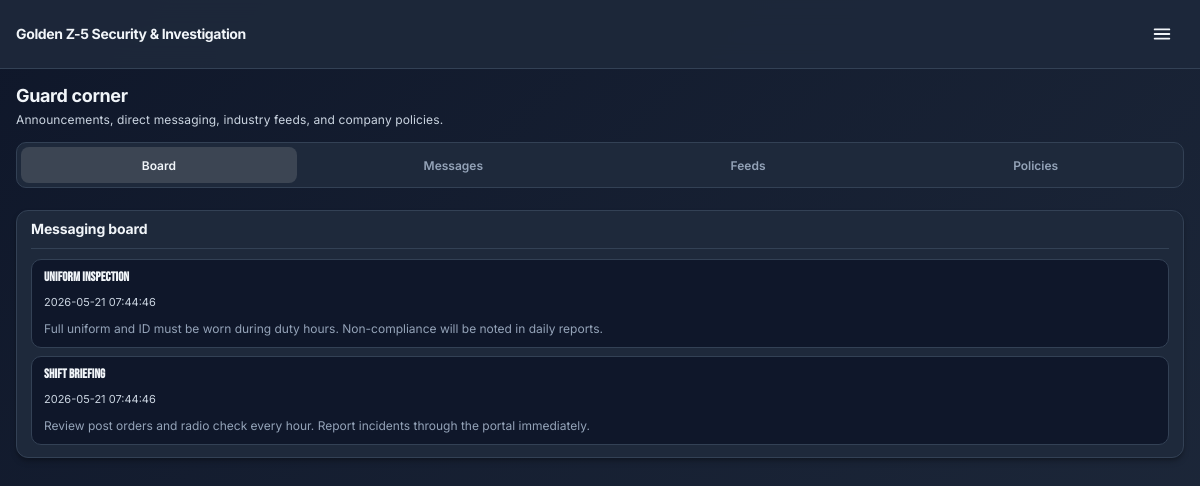
The page /guard/corner.php (signed in) on the database its author committed.
### tables this page shows
CREATE TABLE IF NOT EXISTS guard_announcements (
    id INT UNSIGNED NOT NULL AUTO_INCREMENT,
    title VARCHAR(255) NOT NULL,
    body TEXT NOT NULL,
    is_active TINYINT(1) NOT NULL DEFAULT 1,
    created_at TIMESTAMP NOT NULL DEFAULT CURRENT_TIMESTAMP,
    PRIMARY KEY (id),
    KEY idx_guard_announcements_active (is_active, created_at)
);

### includes/db.php (called while the page is built, shortened)
<?php
function db_bind(PDOStatement $stmt, string $types, array $params): void
{
    if ($types === '' || $params === []) {
        return;
    }
    foreach ($params as $index => $value) {
        $type = $types[$index] ?? 's';
        $paramType = match ($type) {
            'i' => PDO::PARAM_INT,
            'b' => PDO::PARAM_LOB,
            default => PDO::PARAM_STR,
        };
        $stmt->bindValue($index + 1, $value, $paramType);
    }
}
function db_query(PDO $conn, string $sql, string $types = '', array $params = []): PDOStatement|false
{
    try {
        $stmt = $conn->prepare($sql);
        db_bind($stmt, $types, $params);
        $stmt->execute();
        return $stmt;
    } catch (PDOException $e) {
        error_log('db_query failed: ' . $e->getMessage());
        return false;
    }
}
function db_fetch_one(PDO $conn, string $sql, string $types = '', array $params = []): ?array
{
    $stmt = db_query($conn, $sql, $types, $params);
    $row = $stmt->fetch(PDO::FETCH_ASSOC);
    return $row === false ? null : $row;
}
function db_fetch_all(PDO $conn, string $sql, string $types = '', array $params = []): array
{
    $stmt = db_query($conn, $sql, $types, $params);
    return $stmt->fetchAll(PDO::FETCH_ASSOC);
}
function db_table_exists(PDO $conn, string $table): bool
{
    return db_fetch_one(
        $conn,
        'SELECT 1 FROM information_schema.TABLES
         WHERE TABLE_SCHEMA = DATABASE() AND TABLE_NAME = ?
         LIMIT 1',
        's',
        [$table]
    ) !== null;
}

### includes/guard_portal.php (called while the page is built, shortened)
<?php
function guard_portal_announcements(PDO $conn, int $limit = 20): array
{
    if (!db_table_exists($conn, 'guard_announcements')) {
        return [];
    }
    $limit = max(1, min($limit, 50));
    return db_fetch_all(
        $conn,
        'SELECT id, title, body, created_at FROM guard_announcements
         WHERE is_active = 1 ORDER BY created_at DESC LIMIT ' . $limit
    );
}

### includes/security.php (called while the page is built, shortened)
<?php
function e(?string $value): string
{
    return htmlspecialchars($value ?? '', ENT_QUOTES | ENT_SUBSTITUTE, 'UTF-8');
}

### guard/corner.php (the view, shortened to what this page needs)
<?php
require_once __DIR__ . '/../config/app.php';
require_once __DIR__ . '/../includes/guard_layout.php';
require_once __DIR__ . '/../includes/guard_portal.php';
$announcements = guard_portal_announcements($conn);
$hubTab = trim((string) ($_GET['tab'] ?? 'announce'));
?>
        <div class="guard-section-stack guard-corner-page">
        <header class="page-header">
            <h1 class="page-title">Guard corner</h1>
            <p class="page-subtitle">Announcements, direct messaging, industry feeds, and company policies.</p>
        </header>
        <div class="guard-hub-tabs" data-guard-hub-tabs role="tablist" aria-label="Guard corner sections">
            <button type="button" class="guard-hub-tabs__btn<?= $hubTab === 'announce' ? ' is-active' : '' ?>" data-guard-hub-tab="announce" role="tab" aria-selected="<?= $hubTab === 'announce' ? 'true' : 'false' ?>">Board</button>
            <button type="button" class="guard-hub-tabs__btn<?= $hubTab === 'chat' ? ' is-active' : '' ?>" data-guard-hub-tab="chat" role="tab">Messages</button>
            <button type="button" class="guard-hub-tabs__btn<?= $hubTab === 'social' ? ' is-active' : '' ?>" data-guard-hub-tab="social" role="tab">Feeds</button>
            <button type="button" class="guard-hub-tabs__btn<?= $hubTab === 'policies' ? ' is-active' : '' ?>" data-guard-hub-tab="policies" role="tab">Policies</button>
        </div>
        <div class="guard-hub-panels">
        <section class="guard-hub-panel<?= $hubTab === 'announce' ? ' is-active' : '' ?>" data-guard-hub-panel="announce" role="tabpanel">
            <div class="guard-card">
                <div class="guard-card__head">
                    <h2 class="panel-title">Messaging board</h2>
                </div>
                <?php if ($announcements === []): ?>
                    <p class="empty-state">No announcements yet.</p>
                <?php else: ?>
                    <div class="guard-feed">
                        <?php foreach ($announcements as $item): ?>
                            <article class="guard-feed__item">
                                <div class="guard-feed__head">
                                    <div>
                                        <h3 class="guard-feed__title"><?= e((string) ($item['title'] ?? '')) ?></h3>
                                        <time class="guard-feed__time" datetime="<?= e((string) ($item['created_at'] ?? '')) ?>">
                                            <?= e((string) ($item['created_at'] ?? '')) ?>
                                        </time>
                                    </div>
                                </div>
                                <p class="guard-feed__body"><?= nl2br(e((string) ($item['body'] ?? ''))) ?></p>
                            </article>
                        <?php endforeach; ?>
                    </div>
                <?php endif; ?>
            </div>
        </section>
        </div>
        </div>

### rows shown on the page
guard_announcements: title "Uniform inspection", created_at "2026-05-21 07:44:46", body "Full uniform and ID must be worn during duty hours. Non-compliance will be noted in daily reports."
guard_announcements: title "Shift briefing", created_at "2026-05-21 07:44:46", body "Review post orders and radio check every hour. Report incidents through the portal immediately."

### other values the page prints
guard_ui_brand_label() "Golden Z-5 Security & Investigation"
